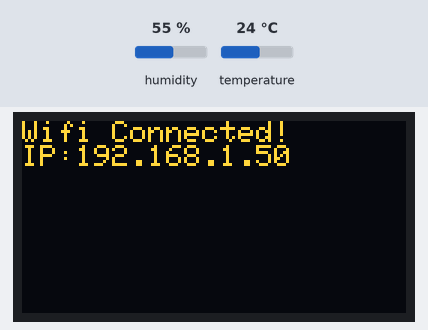
The sketch below on a simulated ESP8266 (NodeMCU). On the bench: 128×64 one-colour display. Inputs (shaded band) come from the test bench; at power-on: temperature 24 °C, humidity 55 %. The OLED is the two-colour kind (top 16 rows yellow); WiFi joins after 1.5 s; servers stay silent unless stated; random numbers use the default seed unless the sketch sets one; no MQTT or app messages arrive unless stated; what the sketch prints to the serial monitor is not drawn.

Above: at 1.8 s.
At 7.9 s:
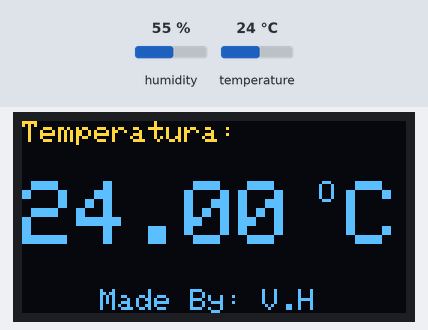
8.0 s: temperature set to 12 °C
At 9.2 s:
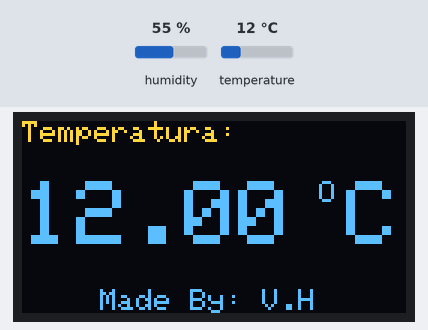
10.4 s: temperature set to 19 °C
At 11.4 s:
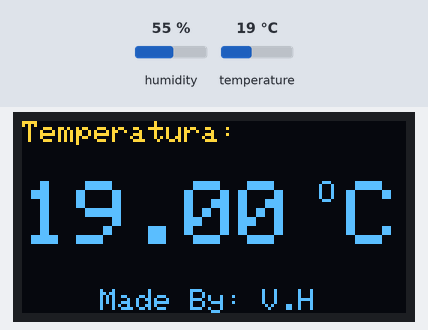
14.4 s: temperature set to 28 °C
At 15.6 s:
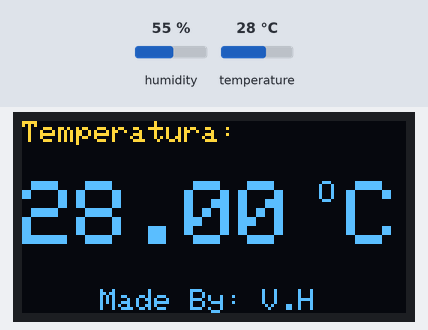
Timing chart, 0 to 17.4 s (numbered marks = the images above; inputs shaded):
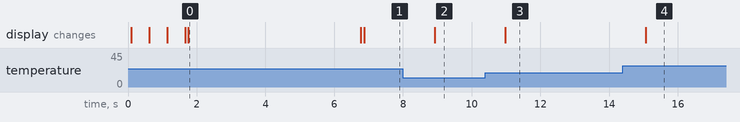

Measured:
- after the input at 8.0 s, the display: changes after 0.92 s (image 2)
- after the input at 10.4 s, the display: changes after 0.57 s (image 3)
- after the input at 14.4 s, the display: changes after 0.67 s (image 4)
- what the display in image 0 shows lasts 5.1 s, from 1.7 s to 6.8 s

The sketch:

readTemperatureAndShowOnOLEDDisplay.ino
```cpp
#include <ESP8266WiFi.h>
#include <PubSubClient.h>

#include <SPI.h>
#include <Wire.h>
#include <Adafruit_GFX.h>
#include <Adafruit_SSD1306.h>
#include "Adafruit_Sensor.h";

// Included Librararye for Temperature
#include <DHT.h>;
DHT dht2(0,DHT11);
#define OLED_RESET LED_BUILTIN  //4
Adafruit_SSD1306 display(OLED_RESET);

const char* ssid = "Valon Hajredini";
const char* password = "hajredini123";
const char* mqtt_server = "138.197.186.115";

WiFiClient espClient;
PubSubClient client(espClient);
String message;
int value = 0;

#if (SSD1306_LCDHEIGHT != 64)
#error("Height incorrect, please fix Adafruit_SSD1306.h!");
#endif
void setup_wifi(){
  delay(10);
  WiFi.begin(ssid,password);

  display.println("\nConnecting");

  display.display();

  while( WiFi.status() != WL_CONNECTED ){
      delay(500);
      display.print(".");
      display.display();
  }

  // Clear the buffer.
  display.clearDisplay();
  display.display();
  display.setCursor(0,0);
  display.println("Wifi Connected!");
  display.print("IP:");
  display.println(WiFi.localIP() );
  display.display();
  display.display();
}
void callback(char* topic, byte* payload, unsigned int length) {
  for (int i = 0; i < length; i++) {
    message = (char)payload[i];
  }
  if(message == "1") {
    digitalWrite(14, HIGH);
    Serial.print("\nOn\n");
  } else if (message == "0"){
    Serial.print("\nOff\n");
    digitalWrite(14, LOW);
  }
}
void reconnect() {
  // Loop until we're reconnected
  while (!client.connected()) {
    Serial.print("Attempting MQTT connection...");
    // Create a random client ID
    String clientId = "ESP8266Client-";
    clientId += String(random(0xffff), HEX);
    // Attempt to connect
    if (client.connect(clientId.c_str())) {
      Serial.println("\nconnected");
      client.subscribe("nodeMCU");
      client.publish("nodeMCU", "0");
    } else {
      Serial.print("failed, rc=");
      Serial.print(client.state());
      Serial.println(" try again in 5 seconds");
      // Wait 5 seconds before retrying
      delay(5000);
    }
  }
}
void setup() {

  display.begin(SSD1306_SWITCHCAPVCC, 0x3C);
  // Clear the buffer.
  display.clearDisplay();
  display.display();

  Serial.begin(115200);

  display.setTextSize(1);
  display.setTextColor(WHITE);

  display.setCursor(0,0);
  display.println("Wifi connecting to ");
  display.println( ssid );

  setup_wifi();
  client.setServer(mqtt_server, 1883);
  client.setCallback(callback);
  delay(5000);

  display.clearDisplay();
  display.display();
}

void loop() {
  if (!client.connected()) {
    reconnect();
  }
  client.loop();
 temperature();
 client.publish("nodeMCU", String(dht2.readTemperature( )).c_str());
 delay(1000);
}
void temperature() {
  // Clear the buffer.
  display.clearDisplay();
  display.setCursor(0,0);
  display.setTextSize(1);
  display.print("Temperatura: ");

  display.setTextSize(3);
  display.setCursor(0, 20);
  if(dht2.readTemperature( ) < 10.00 && dht2.readTemperature( ) >= 0.00){
    display.print("0");
  }
  display.print((dht2.readTemperature( )) );
  display.print(" C");
  Serial.println((dht2.readTemperature( )));
  display.setCursor(99,20);
  display.setTextSize(1);
  display.print("O");

  display.setCursor(26,56);
  display.setTextSize(1);
  display.print("Made By: V.H");
  display.display();

  delay(1000); // update every 1 sec
}
```
